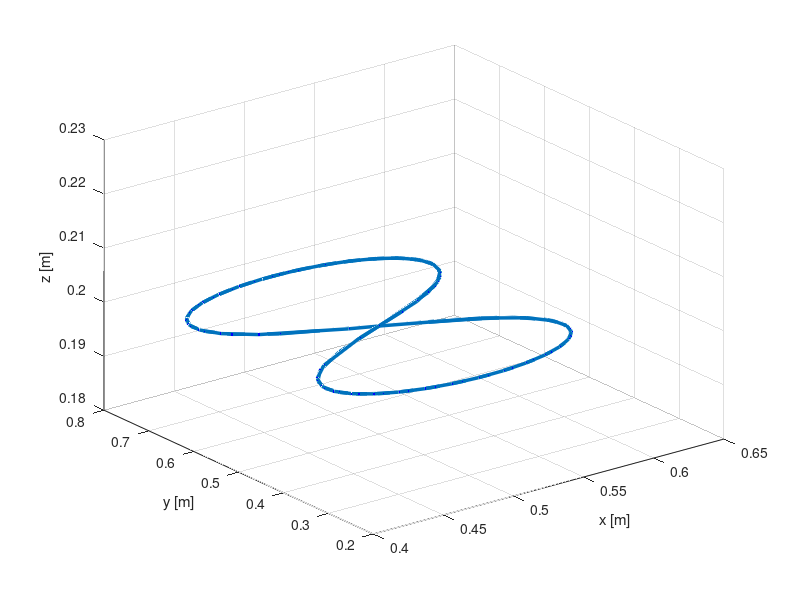

The MATLAB script that drew this image: (Note: this script raises an error after producing the figure.)

figure(1)
t = linspace(0, 15, 200);
% Semi-distanza tra i fuochi
a = 0.3;
% Lemniscata di Bernoulli
x = 0.8 * a * sin(t) .* real(sqrt(cos(2*t))) + 0.5;
y = 0.8 * a * cos(t) .* real(sqrt(cos(2*t))) + 0.5;
z = 0*t + 0.2;
plot3(x,y,z, 'LineWidth', 2.5);
xlabel('x')
ylabel('y')
zlabel('z')
count = length(t);
grid on

%% Definizione a punti della traiettoria
%traiettoria
points2 = [ x' y' z'];

% TRAIETTORIA FINALE POSIZIONE E ORIENTAZIONE
TrajectoryPos = zeros([count 4]);
TrajectoryPos(:,1) = t';
TrajectoryPos(:,2:4) = points2;

TrajectoryOr = zeros([count 4]);
TrajectoryOr(:,1) = t';
TrajectoryOr(:,2) = pi;
TrajectoryOr(:,3) = pi;
TrajectoryOr(:,4) = pi;

hold on, grid on,
plot3(TrajectoryPos(:,2),TrajectoryPos(:,3),TrajectoryPos(:,4),'b.')
xlabel('x [m]');
ylabel('y [m]');
zlabel('z [m]');

%posizione e rotazione EE lungo la traiettoria
PosEE = TrajectoryPos(:,2:4);
RotEE = eul2rotm(TrajectoryOr(:,2:4));

%conversione dei punti della traiettoria in cordinate omogenee
T = transl(PosEE);

for i = 1:length(PosEE)
    T(1:3,1:3,i) = RotEE(:,:,i);  
end

%ricavo le variabili di giunto desiderate attraverso la funzione ikine del
%robotic toolbox
Q_des = ur10.ikine(T);